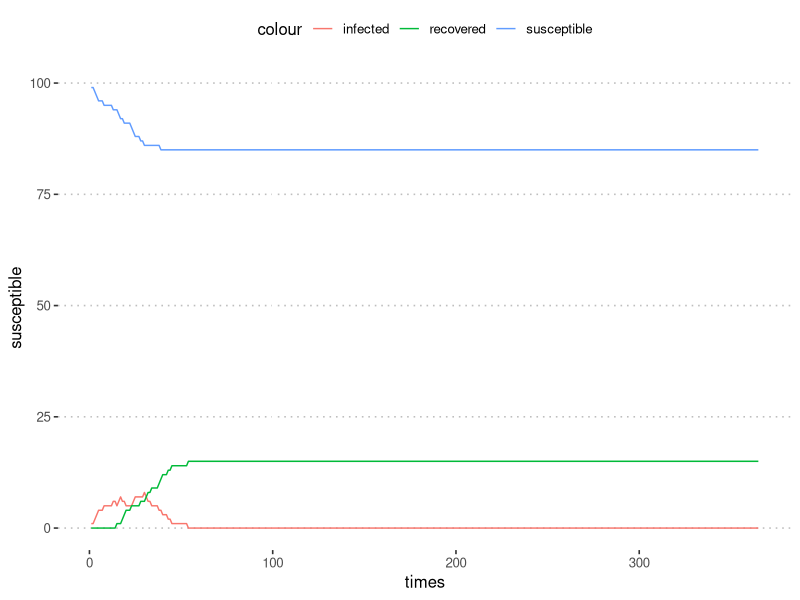
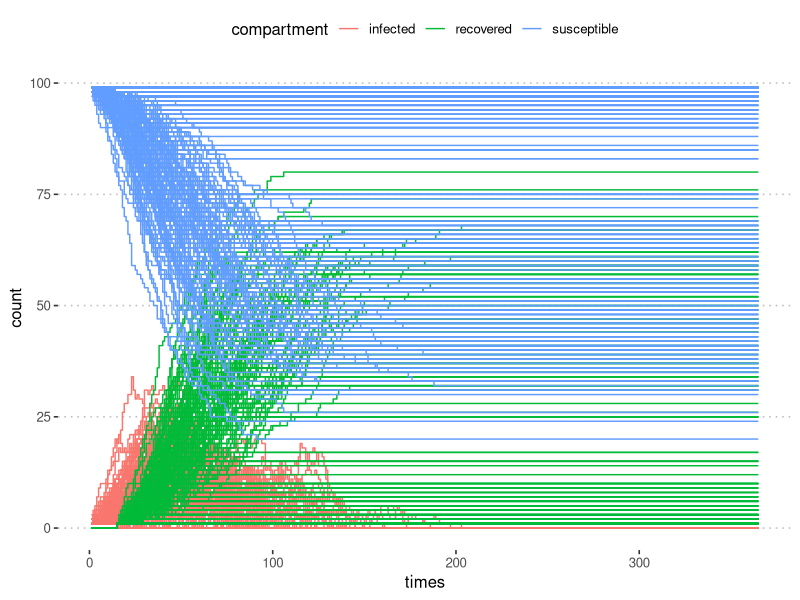

Write the R code that produced these figures, in order.
# set.seed(250)
# set.seed(2022-08-06)
library(ggplot2)
library(magrittr)
library(tidyverse)

farm_model <- function(n_cows = 100, 
                       ProbInfection = 0.01,
                       ProbRecovery = NA,
                       days_infected = NA,
                       replacement_age = NA, 
                       end_time = 5 * 365) {
  stopifnot(
    "only set the rate of recovery of days of infection" = 
      is.na(ProbRecovery) + is.na(days_infected) == 1,
    "days until recovery has to be `NA` or positive integer" = 
      is.na(days_infected) | days_infected > 0
  )
  
  if (is.na(replacement_age)) {
    replacement_age_distr <- function(n_cows) 
      rnorm(n_cows, mean = 1642, sd = 50) %>% 
      round()
  } else {
    #TODO: check that it is numeric(1)
    replacement_age_distr <- function(n_cows) {
      rep.int(replacement_age, n_cows)
    }
  }
  # Create the farm:
  farm <- tibble(id = seq_len(n_cows),
                 age = round(runif(n_cows, 730, 1642)),
                 replacement_age = replacement_age_distr(n_cows),
                 infected = 0,
                 time_until_recovery = 0L
  )
  farm$infected[1] <- 1
  if (is.na(ProbRecovery)) {
    farm$time_until_recovery[1] <- days_infected
  }
  
  # Collect the mean age of the cows in herd over time:
  age_collect <- numeric(end_time)
  times <- seq_len(end_time)
  inf_collect <- matrix(NA, nrow = end_time, ncol = 3) %>% 
    set_colnames(c("susceptible", "infected", "recovered"))
  
  for (t in times)
  {
    # `past_farm` <- farm
    # If cows reach the age of 1642,
    # they are replaced with a new cow that is 2 years old in DIM = 1:
    is_replaced <- which(farm$age >= farm$replacement_age);
    if (length(is_replaced) > 0) {
      farm$age[is_replaced] <- 730
      farm$replacement_age[is_replaced] <- replacement_age_distr(length(is_replaced))
    }
    
    # Add one day to the age of all the animals, for each simulated:
    farm$age <- farm$age + 1
    
    
    # recovery
    pot_recovered <- which(farm$infected == 1)
    if (length(pot_recovered) > 0) {
      if (is.na(ProbRecovery)) {
        NewRecovered <- which(farm$infected == 1 & farm$time_until_recovery == 0)
        
        still_infected <- setdiff(pot_recovered, NewRecovered)
        farm$time_until_recovery[still_infected] <- 
          farm$time_until_recovery[still_infected] - 1
      } else {
        NewRecovered <- pot_recovered[
          rbinom(length(pot_recovered), 1, prob = ProbRecovery) == 1
        ]
      }
    }
    stopifnot(all(farm$time_until_recovery >= 0))
    
    if (length(NewRecovered) > 0) {
      farm$infected[NewRecovered] <- 2
    }
    
    # disease
    susceptible <- which(farm$infected == 0)
    total_infected <- sum(farm$infected == 1)
    infect_rate <- total_infected * ProbInfection / n_cows
    infect_probability <- 1 - exp(-infect_rate)
    NewInf <- susceptible[
      rbinom(length(susceptible), 1, prob = infect_probability) == 1]
    if (length(NewInf) > 0) {
      farm$infected[NewInf] <- 1
      if (is.na(ProbRecovery)) {  
        farm$time_until_recovery[NewInf] <- days_infected
      }
    }
    
    # Save the number of susceptible and infected:
    sus <- sum(farm$infected == 0)
    inf <- sum(farm$infected == 1)
    rec <- sum(farm$infected == 2)
    inf_collect[t, 1] <- sus
    inf_collect[t, 2] <- inf
    inf_collect[t, 3] <- rec
    
    # Save the daily mean age of all cows:
    age_collect[t] <- mean(farm$age)
    
    # terminate early if infection is over..
    # what about recovered after infection is over?
    if (inf == 0) {
      break
    }
  }
  last_t <- t
  list(age_collect = age_collect[c(seq_len(last_t), last_t)],
       times = times[c(seq_len(last_t), end_time)],
       replacement_age = replacement_age[c(seq_len(last_t), last_t)],
       disease_collect = 
         inf_collect[c(seq_len(last_t), last_t),, drop = FALSE] %>% 
         as_tibble())
}
farm_model(
  end_time = 1 * 365,
  ProbInfection = 0.10,
  # ProbRecovery = 1 /  14,
  days_infected = 14,
  replacement_age = NA) %>% 
  # assign(x = "replacement_age", value = NULL) %>% 
  as_tibble() %>% 
  unpack(disease_collect) %>% 
  
  #' stop at 100% infected (plus 10 more time steps)
  # slice(seq_len(which(.$susceptible == 0)[1] + 10)) %>% 
  
  ggplot() +
  aes(times) + 
  geom_line(aes(y = susceptible, color = "susceptible")) +
  geom_line(aes(y = infected, color = "infected")) +
  geom_line(aes(y = recovered, color = "recovered")) +
  # scale_color_viridis_c(option = "A") +
  ggpubr::theme_pubclean()



repetitions <- 250
tibble(
  rep_id = seq_len(repetitions)
) %>% 
  rowwise() %>%
  mutate(results = 
           farm_model(
             end_time = 1 * 365,
             ProbInfection = 0.10,
             # ProbRecovery = 1 /  14,
             days_infected = 14,
             replacement_age = NA) %>% 
           list()) %>% 
  ungroup() ->
  output_df

output_df %>% 
  hoist(results, "disease_collect", "times") %>% 
  select(-results) %>% 
  unnest() %>% 
  
  glimpse() %>% 
  
  pivot_longer(c(susceptible, infected, recovered), names_to = "compartment",
               values_to = "count") %>% 
  
  identity() %>% 
  ggplot() + 
  aes(times, count) + 
  geom_step(
    aes(color = compartment, group = str_c(compartment, rep_id))) + 
  
  # geom_smooth(method = "glm", aes(group = compartment, color = compartment),
  #             method.args = list(family = poisson)) +
  
  # scale_color_viridis_c(option = "A") +
  ggpubr::theme_pubclean()


